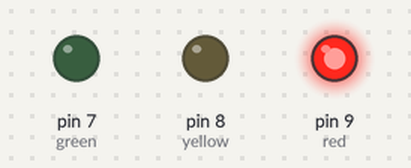
A sketch run on a simulated Arduino Uno, built with avr-gcc and run on an emulated ATmega328P. Parts: output pins drawn as LEDs (lit = HIGH).

Above: at 0.7 s.
At 3.7 s:
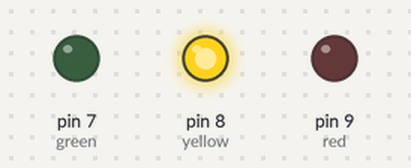
At 6.7 s:
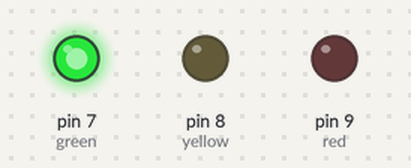
At 8.2 s:
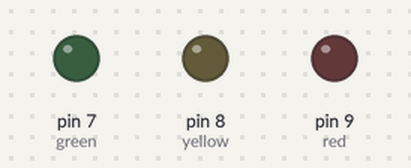
Timing chart, 0 to 11.7 s (numbered marks = the images above):
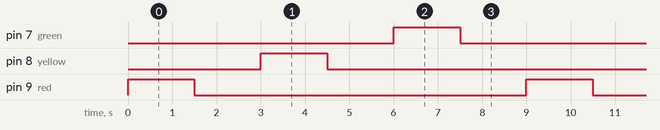

Measured:
- by itself, pin 7 (green), pin 8 (yellow), pin 9 (red): alternates HIGH for 1.5 s and LOW for 7.5 s
- by itself, everything shown: repeats every 9.0 s, in 6 steps

The sketch:

traffic_light.ino
```cpp
int red = 9;
int yellow = 8;
int green = 7;

void setup() {
  // put your setup code here, to run once:
  pinMode(red, OUTPUT);
  pinMode(yellow, OUTPUT);
  pinMode(green, OUTPUT);

}

void loop() {
  // put your main code here, to run repeatedly:
  digitalWrite(red, HIGH);
  delay(1500);
  digitalWrite(red, LOW);
  delay(1500);
  digitalWrite(yellow, HIGH);
  delay(1500);
  digitalWrite(yellow, LOW);
  delay(1500);
  digitalWrite(green, HIGH);
  delay(1500);
  digitalWrite(green, LOW);
  delay(1500);
}
```
